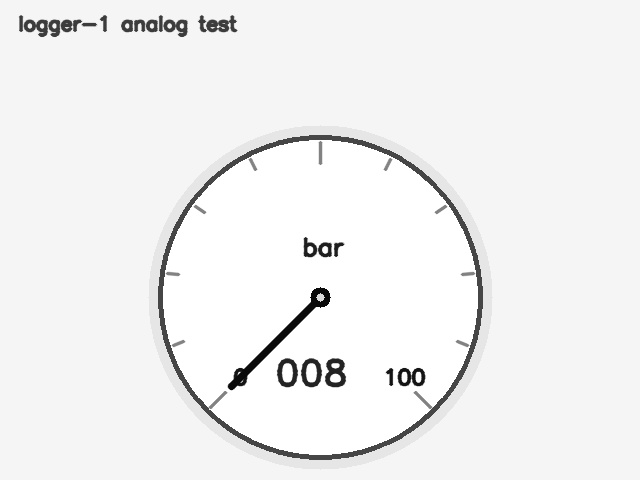
#> input picture test_images/analog_sequence/frame_01.jpg, 640 x 480 px; its folder holds only this picture in this run
$ python -i recognizer.py   (imports and definitions only)
#> lines starting #> are read from the running program, lines starting #| are printed output that depends on the picture; after the words box and inside, x2 and y2 are one past the last pixel; in counts of white or black regions, pixels touching at a corner belong together
from __future__ import annotations

import json
import math
import re
from dataclasses import replace
from typing import Any

import cv2
import numpy as np
import pytesseract

from app.cv.types import CVResult
from app.models.logger import GaugeType, Logger

NEAR_MIN_ZONE_DEG = 14.0
ANTI_MIN_WINDOW_DEG = 24.0
ANTI_MIN_PENALTY_BASE = 2.4
ZERO_ZONE_MIN_BONUS = 16.0
ZERO_ZONE_ANTI_PENALTY = 18.0
POSTCHECK_RADIAL_TO_MIN_DEG = 15.0
POSTCHECK_SELECTED_TO_ANTI_DEG = 22.0
MIN_COMPATIBLE_ANGLE_DEG = 26.0
DIGITAL_MIN_STDDEV = 6.0
DIGITAL_MIN_MEAN = 20.0
DIGITAL_MAX_MEAN = 245.0
DIGITAL_MIN_ACCEPT_SCORE = 2.0
DIGITAL_MIN_NONBLACK_RATIO = 0.01
DIGITAL_MAX_BINARY_FILL_RATIO = 0.97
DIGITAL_MIN_SIGNIFICANT_COMPONENTS = 1


# [86 lines left out: functions _parse_json, _apply_roi, _roi_origin, _calibration_to_roi_coords, _append_roi_geometry_warnings, _merge_cv_warnings and 1 more, not called in this run]


def _recognize_digital(image: np.ndarray, bounds: tuple[float, float] | None = None) -> CVResult:
    def _count_significant_components(mask: np.ndarray) -> int:
        num_labels, _labels, stats, _cent = cv2.connectedComponentsWithStats(mask, connectivity=8)
        significant = 0
        image_area = float(mask.shape[0] * mask.shape[1])
        for i in range(1, int(num_labels)):
            area = int(stats[i, cv2.CC_STAT_AREA])
            w = int(stats[i, cv2.CC_STAT_WIDTH])
            h = int(stats[i, cv2.CC_STAT_HEIGHT])
            area_ratio = float(area) / image_area if image_area > 0 else 0.0
            if area < 24 or area_ratio > 0.85:
                continue
            if h < 8 or w < 2:
                continue
            significant += 1
        return significant

    def _frame_plausibility(gray_img: np.ndarray) -> tuple[bool, dict[str, Any]]:
        nonblack_ratio = float(np.count_nonzero(gray_img > 28)) / float(gray_img.size)
        nonwhite_ratio = float(np.count_nonzero(gray_img < 245)) / float(gray_img.size)
        _, bin_otsu = cv2.threshold(gray_img, 0, 255, cv2.THRESH_BINARY + cv2.THRESH_OTSU)
        fill_ratio = float(np.count_nonzero(bin_otsu > 0)) / float(bin_otsu.size)
        white_on_black_components = _count_significant_components(bin_otsu)
        black_on_white_components = _count_significant_components(cv2.bitwise_not(bin_otsu))
        component_count = max(white_on_black_components, black_on_white_components)
        metrics = {
            "nonblack_ratio": round(nonblack_ratio, 5),
            "nonwhite_ratio": round(nonwhite_ratio, 5),
            "binary_fill_ratio": round(fill_ratio, 5),
            "white_on_black_components": white_on_black_components,
            "black_on_white_components": black_on_white_components,
            "component_count": component_count,
        }
        plausible = (
            nonblack_ratio >= DIGITAL_MIN_NONBLACK_RATIO
            and nonwhite_ratio >= 0.01
            and fill_ratio <= DIGITAL_MAX_BINARY_FILL_RATIO
            and component_count >= DIGITAL_MIN_SIGNIFICANT_COMPONENTS
        )
        return plausible, metrics

    def _debug_ocr_raw(debug: dict[str, Any]) -> str:
        return json.dumps(debug, ensure_ascii=False, separators=(",", ":"))

    gray = cv2.cvtColor(image, cv2.COLOR_BGR2GRAY)
    mean_val, std_val = cv2.meanStdDev(gray)
    mean_luma = float(mean_val[0][0])
    std_luma = float(std_val[0][0])
    debug: dict[str, Any] = {
        "mean_luma": round(mean_luma, 3),
        "std_luma": round(std_luma, 3),
        "bounds": bounds,
    }
    if std_luma < DIGITAL_MIN_STDDEV or (mean_luma >= DIGITAL_MAX_MEAN and std_luma < DIGITAL_MIN_STDDEV * 2):
        debug["reject_reason"] = "luma_or_contrast"
        return CVResult(value=None, ok=False, error="OCR не удалось распознать число", ocr_raw=_debug_ocr_raw(debug), debug=debug)
    plausible, plausibility = _frame_plausibility(gray)
    debug["plausibility"] = plausibility
    if not plausible:
        debug["reject_reason"] = "no_digit_like_components"
        return CVResult(
            value=None,
            ok=False,
            error="Кадр невалиден для OCR (тёмный/однотонный/без цифр)",
            ocr_raw=_debug_ocr_raw(debug),
            debug=debug,
        )
    h, w = gray.shape[:2]
    # Для цифровых индикаторов OCR заметно стабильнее на увеличенном ROI.
    target_h = 160
    if h > 0 and h < target_h:
        scale = target_h / float(h)
        gray = cv2.resize(
            gray,
            (max(1, int(round(w * scale))), max(1, int(round(h * scale)))),
            interpolation=cv2.INTER_CUBIC,
        )
    gray = cv2.GaussianBlur(gray, (3, 3), 0)
    gray = cv2.normalize(gray, None, 0, 255, cv2.NORM_MINMAX)
    clahe = cv2.createCLAHE(clipLimit=2.0, tileGridSize=(8, 8))
    gray = clahe.apply(gray)

    variants: list[np.ndarray] = []
    _, th_otsu = cv2.threshold(gray, 0, 255, cv2.THRESH_BINARY + cv2.THRESH_OTSU)
    variants.append(th_otsu)
    variants.append(cv2.bitwise_not(th_otsu))

    th_adapt = cv2.adaptiveThreshold(
        gray,
        255,
        cv2.ADAPTIVE_THRESH_GAUSSIAN_C,
        cv2.THRESH_BINARY,
        31,
        3,
    )
    variants.append(th_adapt)
    variants.append(cv2.bitwise_not(th_adapt))

    # Тонкая морфология уменьшает шум (пыль/блики) и помогает Tesseract.
    kernel = cv2.getStructuringElement(cv2.MORPH_RECT, (2, 2))
    variants.append(cv2.morphologyEx(th_otsu, cv2.MORPH_OPEN, kernel))
    variants.append(cv2.morphologyEx(cv2.bitwise_not(th_otsu), cv2.MORPH_OPEN, kernel))
    variants.append(cv2.morphologyEx(th_otsu, cv2.MORPH_CLOSE, kernel))
    variants.append(cv2.morphologyEx(cv2.bitwise_not(th_otsu), cv2.MORPH_CLOSE, kernel))

    # [21 lines left out: functions _normalize_numeric_token, _extract_numeric_token, not called in this run]

    psm_modes = (7, 8, 6, 13)
    # [9 lines left out: functions _candidate_key, _candidate_in_bounds, not called in this run]

    raw_candidates: list[str] = []
    grouped: dict[str, dict[str, Any]] = {}

    for img in variants:
        for psm in psm_modes:
            config = (
                f"--oem 1 --psm {psm} "
                "-c tessedit_char_whitelist=0123456789.- "
                "-c classify_bln_numeric_mode=1"
            )
            raw = pytesseract.image_to_string(img, config=config).strip().replace(",", ".")
            raw_candidates.append(raw)
            token = _extract_numeric_token(raw)
            if token is None:
                continue
            try:
                value = float(token)
            except ValueError:
                continue

            digits = token.replace("-", "").replace(".", "")
            digit_count = len(digits)
            decimal_places = len(token.rsplit(".", 1)[1]) if "." in token else 0
            score = 1.0
            if digit_count >= 2:
                score += 1.1
            if token.startswith("-"):
                score += 0.5
            if "." not in token:
                score += 0.45
            elif decimal_places > 2:
                score -= 1.1

            in_bounds = _candidate_in_bounds(value)
            if in_bounds is True:
                score += 0.6
            elif in_bounds is False:
                score -= 2.0

            # Добавляем уверенность из image_to_data (если доступна).
            max_conf: float | None = None
            try:
                data = pytesseract.image_to_data(img, config=config, output_type=pytesseract.Output.DICT)
                conf_vals = [
                    float(c)
                    for c, t in zip(data.get("conf", []), data.get("text", []))
                    if str(c).strip() not in {"", "-1"} and str(t).strip()
                ]
                if conf_vals:
                    max_conf = max(conf_vals)
                    score += max_conf / 100.0
            except Exception:
                # image_to_data может падать на некоторых билдах tesseract; не роняем распознавание.
                pass

            key = _candidate_key(value)
            group = grouped.setdefault(
                key,
                {
                    "value": value,
                    "tokens": [],
                    "raw": [],
                    "score": 0.0,
                    "best_single_score": 0.0,
                    "best_raw": raw,
                    "max_conf": None,
                    "count": 0,
                    "in_bounds": in_bounds,
                },
            )
            group["tokens"].append(token)
            group["raw"].append(raw)
            group["count"] += 1
            group["score"] += score
            if score > group["best_single_score"]:
                group["best_single_score"] = score
                group["value"] = value
                group["best_raw"] = raw
            if max_conf is not None and (group["max_conf"] is None or max_conf > group["max_conf"]):
                group["max_conf"] = max_conf

    ranked: list[dict[str, Any]] = []
    for key, group in grouped.items():
        count = int(group["count"])
        consensus_bonus = min(3.0, max(0, count - 1) * 0.85)
        group["score"] = float(group["score"]) + consensus_bonus
        group["key"] = key
        group["score"] = round(float(group["score"]), 3)
        ranked.append(group)
    ranked.sort(key=lambda x: (float(x["score"]), int(x["count"]), float(x["best_single_score"])), reverse=True)

    debug["raw_candidates"] = [x for x in raw_candidates if x][:20]
    debug["ranked_candidates"] = [
        {
            "value": item["value"],
            "tokens": item["tokens"][:5],
            "count": item["count"],
            "score": item["score"],
            "max_conf": item["max_conf"],
            "in_bounds": item["in_bounds"],
        }
        for item in ranked[:8]
    ]

    if ranked:
        best = ranked[0]
        warnings: list[str] = []
        if int(best["count"]) < 2 and float(best["score"]) < 3.2:
            warnings.append("digital_ocr_low_consensus")
        debug["selected"] = {
            "value": best["value"],
            "token": best["tokens"][0] if best["tokens"] else None,
            "score": best["score"],
            "count": best["count"],
            "raw": best["best_raw"],
        }
        if float(best["score"]) >= DIGITAL_MIN_ACCEPT_SCORE:
            return CVResult(value=float(best["value"]), ok=True, ocr_raw=_debug_ocr_raw(debug), warnings=warnings or None, debug=debug)

    joined = " | ".join(x for x in raw_candidates if x)
    debug["reject_reason"] = "no_acceptable_candidate"
    debug["joined_raw"] = joined
    return CVResult(value=None, ok=False, error="OCR не удалось распознать число", ocr_raw=_debug_ocr_raw(debug), debug=debug)


# [35 lines left out: functions _angle_from_center, _point_to_segment_distance, _angle_delta_deg, not called in this run]


def _angle_diff_deg(a: float, b: float) -> float:
    d = abs(a - b) % 360.0
    return min(d, 360.0 - d)


# [568 lines left out: functions _complement_span_deg, _ratio_on_arc, _estimate_tip_from_dark_pixels, _radial_darkness_mean, _best_angle_radial_darkness, _detect_analog_needle_tip and 3 more, not called in this run]

>>> import cv2
>>> picture = cv2.imread('../../../test_images/analog_sequence/frame_01.jpg')
#> picture is the input picture: shape (480, 640, 3); min 4, max 255, mean 240.7
>>> result = _recognize_digital(picture)
#> in _recognize_digital, `mean_val, std_val = cv2.meanStdDev(gray)`: mean_val = [240.7]; std_val = [33.69]
#> in _recognize_digital, `mean_luma = float(mean_val[0][0])`: mean_luma = 240.7
#> in _recognize_digital, `std_luma = float(std_val[0][0])`: std_luma = 33.69
#> in _frame_plausibility, `nonblack_ratio = float(np.count_nonzero(gray_img > 28)) / float(gray_i..`: nonblack_ratio = 0.996
#> in _frame_plausibility, `nonwhite_ratio = float(np.count_nonzero(gray_img < 245)) / float(gray_..`: nonwhite_ratio = 0.0794
#> in _frame_plausibility, `_, bin_otsu = cv2.threshold(gray_img, 0, 255, cv2.THRESH_BINARY + cv2...`:
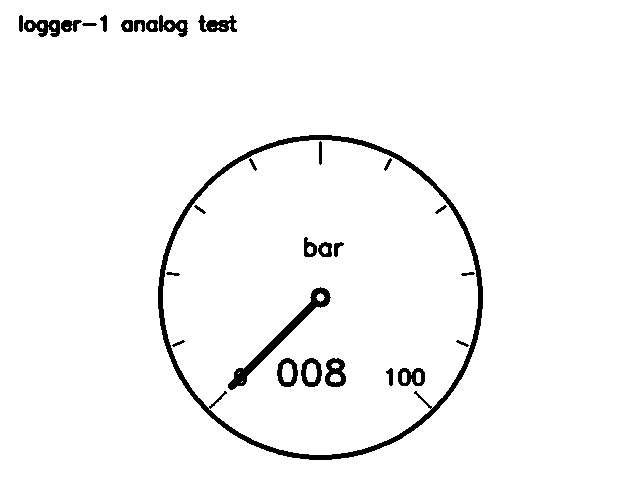
#> bin_otsu: shape (480, 640); 96.7% white; 29 black regions, largest, box (x1, y1, x2, y2) and area: (158, 135, 483, 460) 5057, (228, 287, 331, 390) 1268, (24, 20, 60, 37) 390
#> in _frame_plausibility, `fill_ratio = float(np.count_nonzero(bin_otsu > 0)) / float(bin_otsu.si..`: fill_ratio = 0.967
#> in _count_significant_components, `num_labels, _labels, stats, _cent = cv2.connectedComponentsWithStats(m..`:
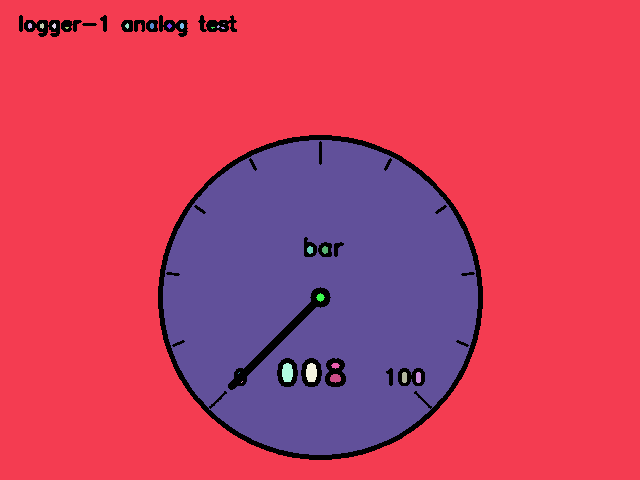
#> _labels: shape (480, 640) int32; 26 distinct labels, from 0 to 25; one colour per label, 0 black
#> in _count_significant_components, `num_labels, _labels, stats, _cent = cv2.connectedComponentsWithStats(m..`: num_labels = 26; stats = 26 rows, first 6: [19, 15, 464, 445, 10174], [0, 0, 640, 480, 222490], [28, 23, 4, 6, 19], [40, 23, 4, 6, 18], [52, 23, 4, 6, 16], [125, 23, 4, 6, 16]
#> the loop in _count_significant_components, `for i in range(1, int(num_labels)):` made 25 passes
#> (area, w, h, area_ratio) on passes 6, 8: (20, 4, 6, 6.51e-05), (20, 4, 6, 6.51e-05)
#> after the loop in _count_significant_components, `for i in range(1, int(num_labels)):`: significant = 10
#> in _count_significant_components (call 2), `num_labels, _labels, stats, _cent = cv2.connectedComponentsWithStats(m..`:
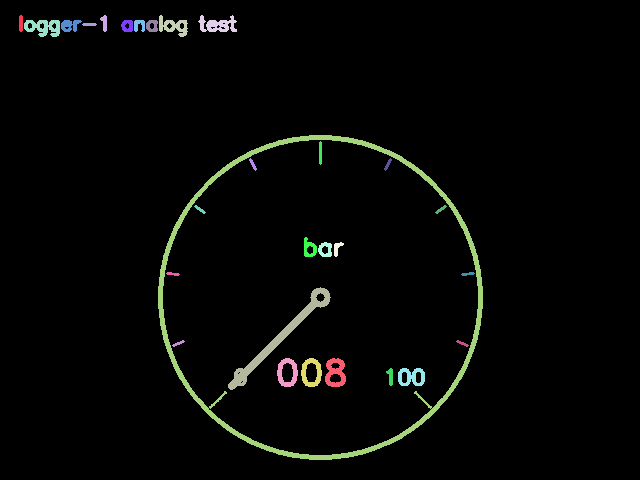
#> _labels: shape (480, 640) int32; 30 distinct labels, from 0 to 29; one colour per label, 0 black
#> in _count_significant_components (call 2), `num_labels, _labels, stats, _cent = cv2.connectedComponentsWithStats(m..`: num_labels = 30; stats = 30 rows, first 6: [0, 0, 640, 480, 297026], [19, 15, 4, 17, 64], [100, 15, 7, 17, 74], [159, 15, 29, 22, 305], [198, 15, 39, 17, 376], [24, 20, 36, 17, 390]
#> the loop in _count_significant_components (call 2), `for i in range(1, int(num_labels)):` made 29 passes
#> (area, w, h, area_ratio) on passes 1 to 12: (64, 4, 17, 0.000208), (74, 7, 17, 0.000241), (305, 29, 22, 0.000993), (376, 39, 17, 0.00122), (390, 36, 17, 0.00127), (168, 21, 12, 0.000547), (111, 12, 12, 0.000361), (96, 11, 12, 0.000313), (106, 12, 12, 0.000345), (41, 15, 3, 0.000133), (5057, 325, 325, 0.0165), (68, 3, 24, 0.000221)
#> after the loop in _count_significant_components (call 2), `for i in range(1, int(num_labels)):`: significant = 24
#> in _frame_plausibility, `metrics = { "nonblack_ratio": round(nonblack_ratio, 5), "nonwhite_rati..`: metrics = {'nonblack_ratio': 0.996, 'nonwhite_ratio': 0.0794, 'binary_fill_ratio': 0.967, 'white_on_black_components': 10, 'black_on_white_components': 24, 'component_count': 24}
#> in _frame_plausibility, `plausible = ( nonblack_ratio >= DIGITAL_MIN_NONBLACK_RATIO and nonwhit..`: plausible = True
#> in _recognize_digital, `plausible, plausibility = _frame_plausibility(gray)`: plausibility has the same summary as metrics in _frame_plausibility
#> in _recognize_digital, `_, th_otsu = cv2.threshold(gray, 0, 255, cv2.THRESH_BINARY + cv2.THRES..`:
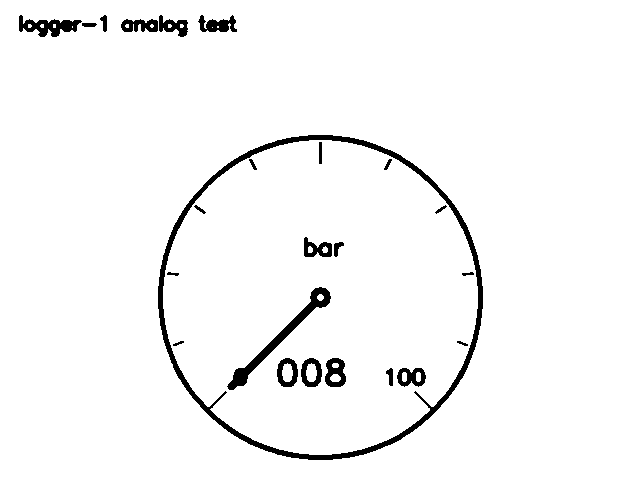
#> th_otsu: shape (480, 640); 96.5% white; 24 black regions, largest, box (x1, y1, x2, y2) and area: (158, 135, 483, 460) 5242, (227, 287, 331, 390) 1312, (19, 15, 82, 37) 680
#> in _recognize_digital, `th_adapt = cv2.adaptiveThreshold( gray, 255, cv2.ADAPTIVE_THRESH_GAUSS..`:
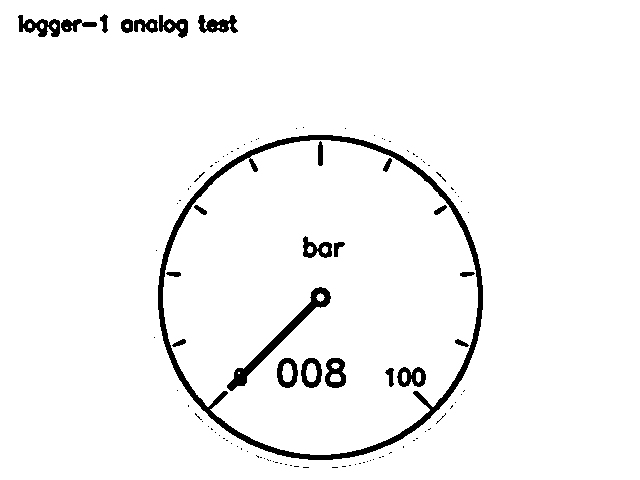
#> th_adapt: shape (480, 640); 96.2% white; 109 black regions (84 under 20 px), largest, box (x1, y1, x2, y2) and area: (158, 135, 483, 460) 5838, (227, 287, 331, 391) 1291, (18, 15, 60, 37) 478
#> the loop in _recognize_digital, `for img in variants:` made 1 pass
#> after the loop in _recognize_digital, `for img in variants:`: raw_candidates = []
#> (the run stopped early here; a loop or call above may not have finished)
